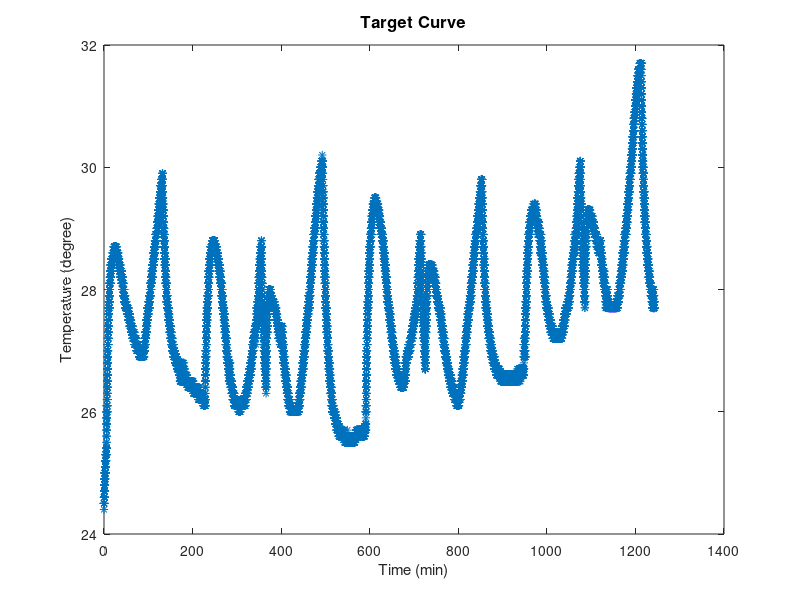

Write MATLAB code to recreate this figure. (Note: this script raises an error after producing the figure.)
clear all; close all;
%% Find the Optimal Component Values for my friction

load("test_20220111_181745.mat");period=period/60/60;
DISABLE_PERIOD_STOP=false;
USE_PERIOD=false;
REMOVE_TEMP_TREND=false || USE_PERIOD;

t_days=(experiment.time-experiment.time(1))';
t_minutes=(t_days)*24*60;
tempi=t_minutes;

t_days=(experiment.time-experiment.time(1))';
t_minutes=(t_days)*24*60;
t=t_minutes;
T=experiment.Temperature;
Te=T(1);
Id_rms=experiment.Id;
Id=experiment.mean_Id.^2;
Iq_rms=experiment.Iq;
Iq=experiment.mean_Iq.^2;
Iout_rms=experiment.Iout;
Iout=experiment.mean_Iout.^2;
Vout_rms=experiment.Vout;
Vout=experiment.mean_Vout.^2;
vel_rms=experiment.Speed;
vel=experiment.mean_Speed.^2;
Pw_rms=Iout_rms.*Vout_rms;
Pws=Iout.*Vout;

% Id_rms,Id,Iq_rms,Iq,vel_rms,vel,Pw_rms,Pws,

%% Plot the Desired Curve
figure('Position',[50 35 800 520],'Tag','Initial point')
plot(t,T,'*');
title('Target Curve','FontSize',12); 
xlabel('Time (min)'); ylabel('Temperature (degree)')

%% Sample Temperature Curve for arbitrary indices
Tnew = TempCurve(tempi,Id_rms,Id,Iq_rms,Iq,vel_rms,vel,Pw_rms,Pws,[1 1 1 1 1 1 1 1 1]);

%% Add New Curve to Plot
hold on; plot(tempi,Tnew,'-or');

%%
% We would like to find the optimal indices that result in a torque
% curve closest to our desired curve.  Our initial guess of [1 1 1 1 1 1]
% did not yield a good fit, and there are a lot of
% possible combinations for this fitting.  We will use an
% optimization routine, the Genetic Algorithm, to find the optimal indices
% for our problem. 

%% Bounds on our Vector of Indices
%  lb     = [ 0, 0, 0, 0, -1, 0.8 25 100 25 200 25 400 25 600];
%  ub     = [ 300, 300000, 300, 300000, 0, 1.2 28 300 28 400 28 500 28 900];
% Tb=24+273.15;
% Ta=28+273.15;
 lb     = [ -inf -inf -inf -inf -inf -inf -inf -inf];
 ub     = [ inf inf inf inf inf inf inf inf inf];

%% Create Handle to Custom Output Function
custOutput = @(a1,a2,a3)ThOptimPlot(a1,a2,a3,tempi,Id_rms,Id,Iq_rms,Iq,vel_rms,vel,Pw_rms,Pws,T);

%% Set Options for Optimization
      ga_pop_size = 10000;
      ga_generations = 100000;
      ga_options = optimoptions(@ga,'PopulationSize',ga_pop_size,'Generations',ga_generations,...
          'FunctionTolerance',1e-25,'PlotFcns',@gaplotbestf,'OutputFcns',custOutput,'SelectionFcn',@selectiontournament, ...
                        'FitnessScalingFcn',@fitscalingprop);  %per grafico
    
% ga_options = gaoptimset('CrossoverFrac',0.5,'PopulationSize',100,...
%     'StallGen',125,'Generations',250,...
%     'PlotFcns',@gaplotbestf); %,'OutputFcns',custOutput____ da aggiungere per i plot

%% Run the Genetic Algorithm
% Note: The Genetic Algorithm is based on stochastic methods, meaning that
% we are not guaranteed to find the same solution every time.
% Rrun "rng(45)" at the Command Line to 
% set the seed for the random number generator.
rng(1)
[xOpt,fVal] = ga(@(x)objectiveFunction(x,tempi,Id_rms,Id,Iq_rms,Iq,vel_rms,vel,Pw_rms,Pws,T),...
    9,[],[],[],[],lb,ub,[],ga_options);

%% Inspect the Solution Vector to see that All Values are Integers
disp('Integer Solution Returned by GA:')
disp(xOpt)
Temperature = TempCurve(tempi,xOpt);
figure
plot(tempi,Data,'-*')
hold on; plot(tempi,Temperature,'-or');
